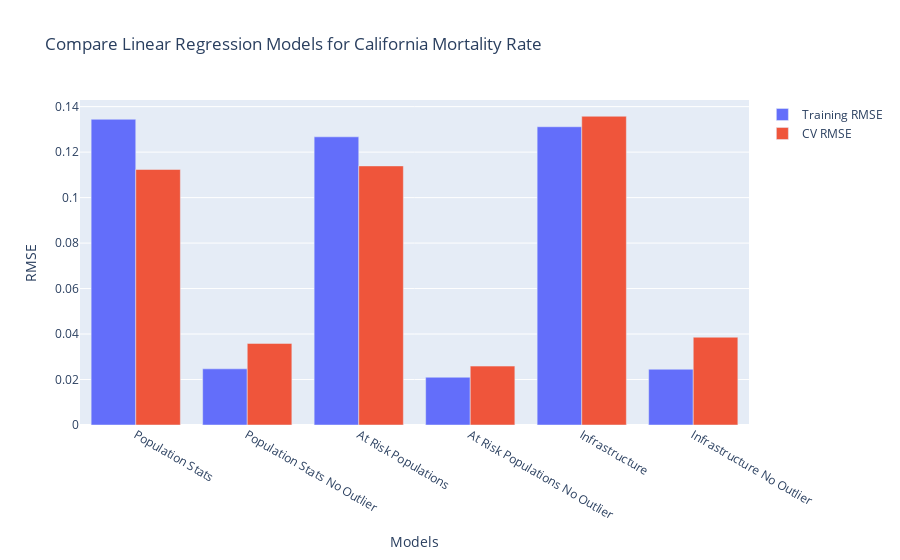

Notebook code cell kept with this figure:
### Markdown cell above
### Compare Linear Regression Models

### Code cell
x_labels = ['Population Stats', 'Population Stats No Outlier','At Risk Populations','At Risk Populations No Outlier','Infrastructure','Infrastructure No Outlier']
training_err = [ca_pop_error, ca_pop_error_no_outlier, ca_risk_error, ca_risk_error_no_outlier, ca_infrastructure_error, ca_infrastructure_error_no_outlier]
cv_err = [ca_pop_cv_error, ca_pop_cv_error_no_outlier, ca_risk_cv_error, ca_risk_cv_error_no_outlier, ca_infrastructure_cv_error, ca_infrastructure_cv_error_no_outlier]
cal_fig = go.Figure([
        go.Bar(x = x_labels, y = training_err, name='Training RMSE'),
        go.Bar(x = x_labels, y = cv_err, name='CV RMSE')])
cal_fig.update_layout(
        title = 'Compare Linear Regression Models for California Mortality Rate',
        xaxis_title='Models',
        yaxis_title='RMSE')

### Figure 1 — Plotly figure (JSON) as saved in the notebook; plotly's stock layout.template omitted (floating-point values rounded to 4 significant figures)
{"data": [{"name": "Training RMSE", "type": "bar", "x": ["Population Stats", "Population Stats No Outlier", "At Risk Populations", "At Risk Populations No Outlier", "Infrastructure", "Infrastructure No Outlier"], "y": [0.1344, 0.0247, 0.1267, 0.021, 0.1312, 0.02452]}, {"name": "CV RMSE", "type": "bar", "x": ["Population Stats", "Population Stats No Outlier", "At Risk Populations", "At Risk Populations No Outlier", "Infrastructure", "Infrastructure No Outlier"], "y": [0.1124, 0.03588, 0.1139, 0.0259, 0.1358, 0.0386]}], "layout": {"title": {"text": "Compare Linear Regression Models for California Mortality Rate"}, "xaxis": {"title": {"text": "Models"}}, "yaxis": {"title": {"text": "RMSE"}}}}
